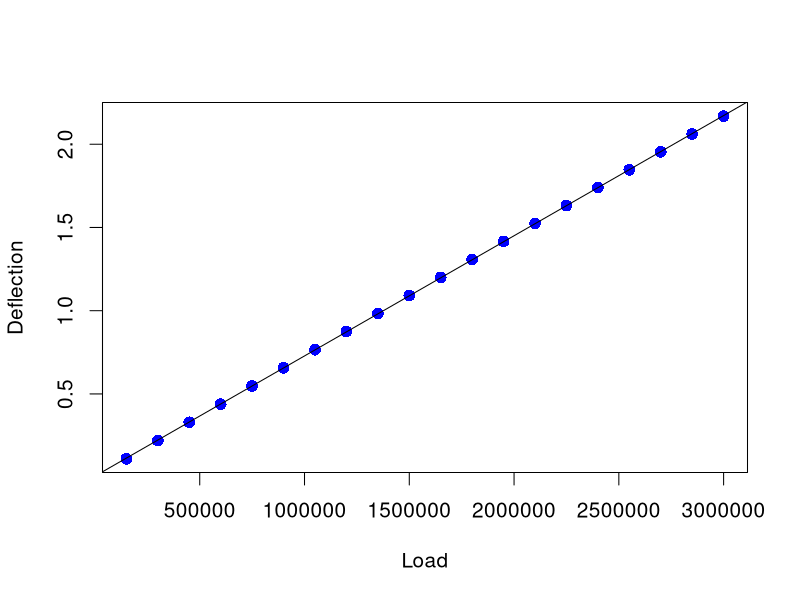
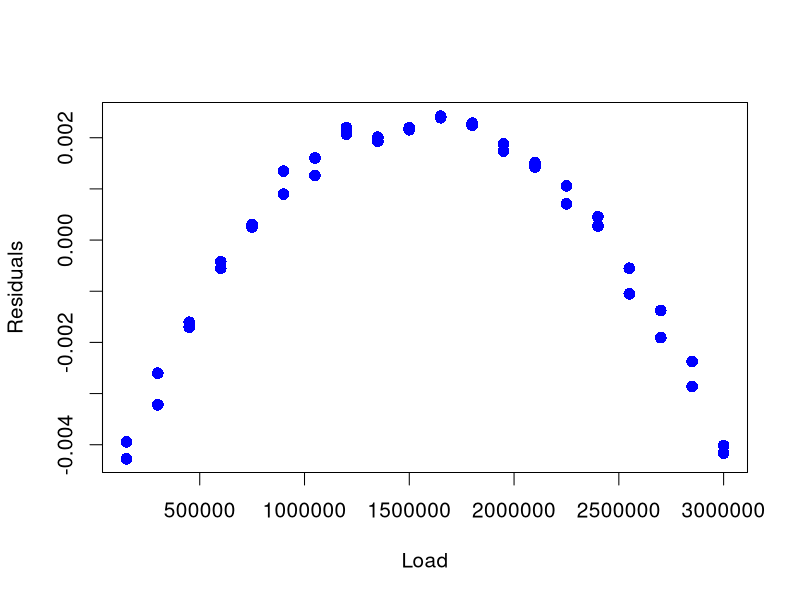
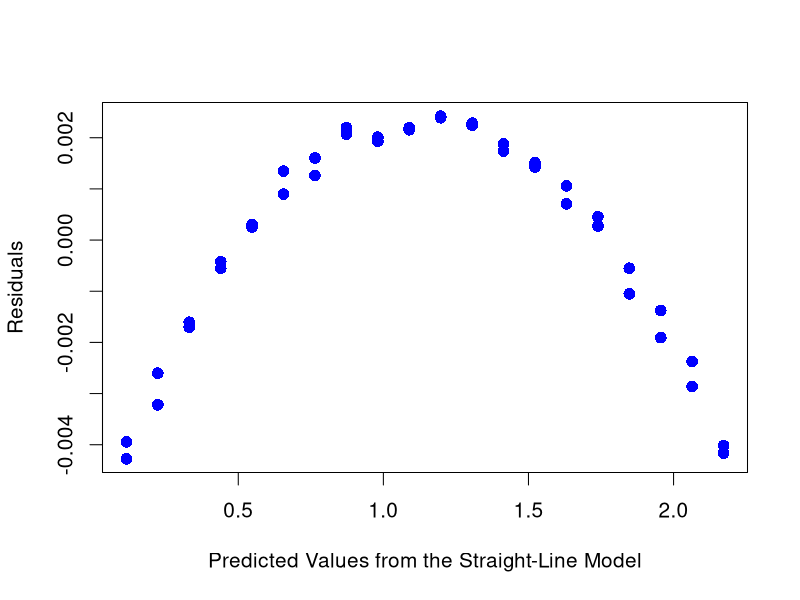
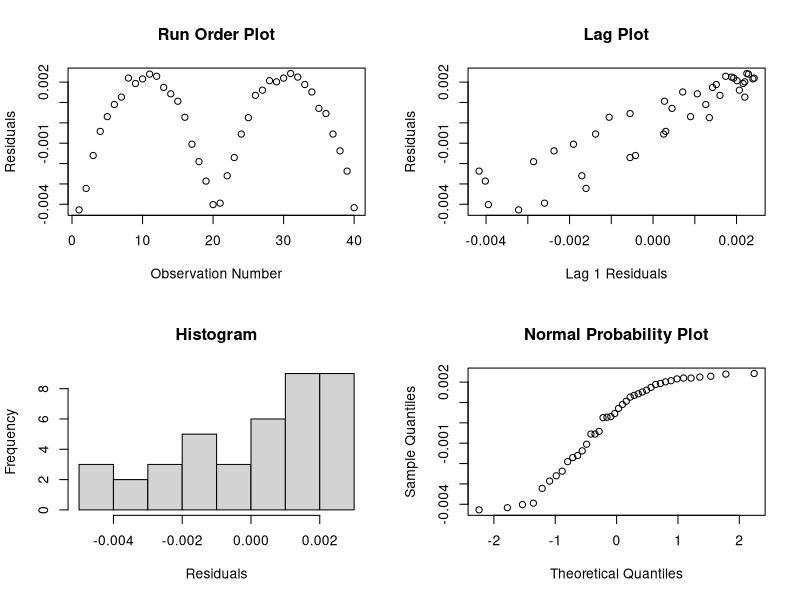
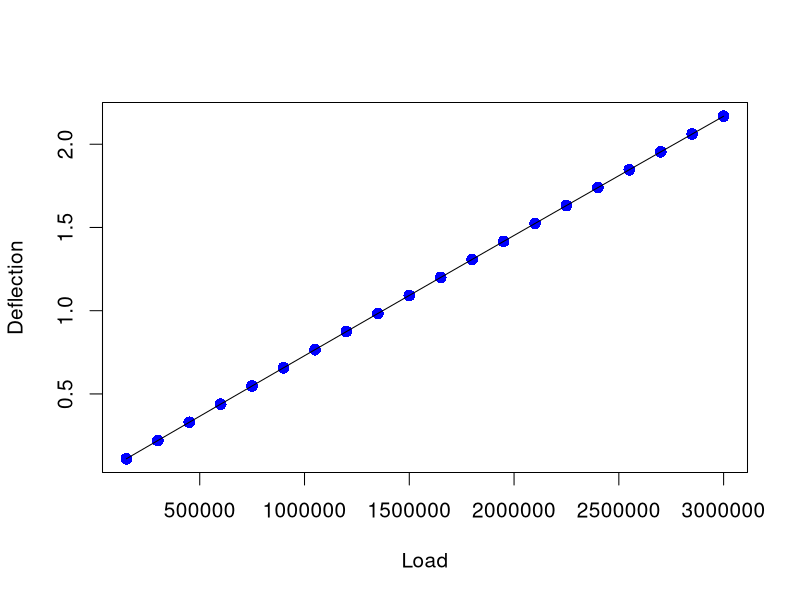
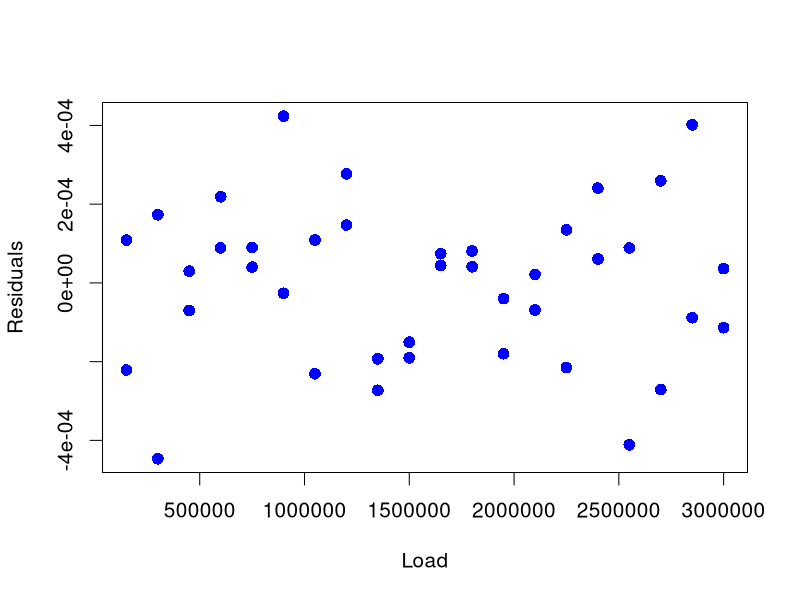
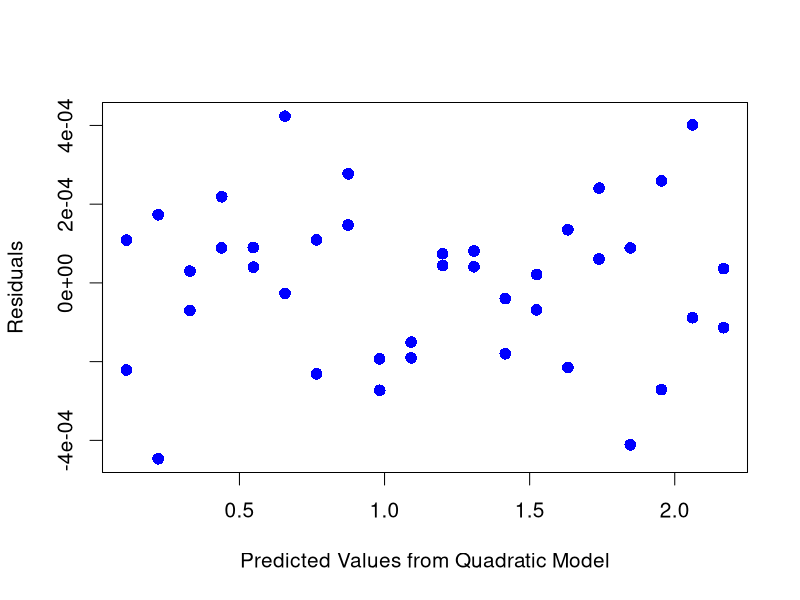
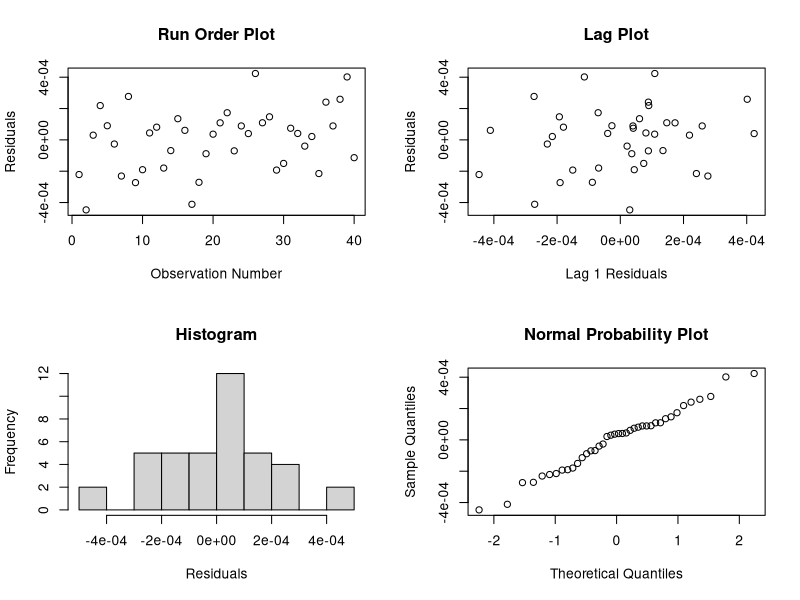

Write R code to recreate these figures, in order.
#!/usr/bin/env Rscript
DATAPATH <- Sys.getenv("DATAPATH")

#R commands and output:

## Load cell calibration case study

## Create vector with dependent variable, deflection
deflection = c(0.11019, 0.21956, 0.32949, 0.43899, 0.54803, 0.65694,
               0.76562, 0.87487, 0.98292, 1.09146, 1.20001, 1.30822,
               1.41599, 1.52399, 1.63194, 1.73947, 1.84646, 1.95392,
               2.06128, 2.16844, 0.11052, 0.22018, 0.32939, 0.43886,
               0.54798, 0.65739, 0.76596, 0.87474, 0.98300, 1.09150,
               1.20004, 1.30818, 1.41613, 1.52408, 1.63159, 1.73965,
               1.84696, 1.95445, 2.06177, 2.16829)

## Create vector with independent variable, load
load = c(150000, 300000, 450000, 600000, 750000, 900000, 1050000,
         1200000, 1350000, 1500000, 1650000, 1800000, 1950000,
         2100000, 2250000, 2400000, 2550000, 2700000, 2850000,
         3000000, 150000, 300000, 450000, 600000, 750000, 900000,
         1050000, 1200000, 1350000, 1500000, 1650000, 1800000,
         1950000, 2100000, 2250000, 2400000, 2550000, 2700000,
         2850000, 3000000)

## Determine the number of observations
len = length(load)

## Generate regression analysis results
out = lm(deflection~load)
summary(out)

#> Call:
#> lm(formula = deflection ~ load)
#>
#> Residuals:
#>        Min         1Q     Median         3Q        Max 
#> -0.0042751 -0.0016308  0.0005818  0.0018932  0.0024211 
#>
#> Coefficients:
#>              Estimate Std. Error  t value Pr(#>|t|)    
#> (Intercept) 6.150e-03  7.132e-04    8.623 1.77e-10 ***
#> load        7.221e-07  3.969e-10 1819.289  < 2e-16 ***
#> ---
#> Signif. codes:  0 '***' 0.001 '**' 0.01 '*' 0.05 '.' 0.1 ' ' 1 
#>
#> Residual standard error: 0.002171 on 38 degrees of freedom
#> Multiple R-Squared:     1,      Adjusted R-squared:     1 
#> F-statistic:  3.31e+06 on 1 and 38 DF,  p-value: < 2.2e-16 

## Plot data overlaid with estimated regression function
par(mfrow=c(1,1),cex=1.25)
plot(load,deflection,xlab="Load",ylab="Deflection",
     pch=16, cex=1.25, col="blue" )
abline(reg=out)

## Plot residuals versus the independent variable, load
par(mfrow=c(1,1),cex=1.25)
plot(load,out$residuals, xlab="Load", ylab="Residuals",
     pch=16, cex=1.25, col="blue")

## Plot residual versus predicted values
par(mfrow=c(1,1),cex=1.25)
plot(out$fitted.values,out$residuals, 
     xlab="Predicted Values from the Straight-Line Model", 
     ylab="Residuals", pch=16, cex=1.25, col="blue")

## 4-Plot of residuals
par(mfrow=c(2,2))
plot(out$residuals,ylab="Residuals",xlab="Observation Number",
     main="Run Order Plot")
plot(out$residuals[2:len],out$residuals[1:len-1],ylab="Residuals",
     xlab="Lag 1 Residuals",main="Lag Plot")
hist(out$residuals,ylab="Frequency",xlab="Residuals",main="Histogram")
qqnorm(out$residuals,main="Normal Probability Plot")
par(mfrow=c(1,1))

## Perform lack-of-fit test
lof = lm(deflection~factor(load))

## Print results.
anova(out,lof)

#> Analysis of Variance Table
#> 
#> Model 1: deflection ~ load
#> Model 2: deflection ~ factor(load)
#>   Res.Df        RSS Df  Sum of Sq      F    Pr(#>F)    
#> 1     38 1.7915e-04                                   
#> 2     20 9.2200e-07 18 1.7823e-04 214.75 < 2.2e-16 ***
#> ---
#> Signif. codes:  0 ?***? 0.001 ?**? 0.01 ?*? 0.05 ?.? 0.1 ? ? 1 

## Create variable with squared load
load2 = load*load

## Fit quadratic model
outq = lm(deflection~load + load2)
qq = summary(outq)
qq

#> Call:
#> lm(formula = deflection ~ load + load2)
#>
#> Residuals:
#>        Min         1Q     Median         3Q        Max 
#> -4.468e-04 -1.578e-04  3.817e-05  1.088e-04  4.235e-04 
#>
#> Coefficients:
#>               Estimate Std. Error t value Pr(#>|t|)    
#> (Intercept)  6.736e-04  1.079e-04    6.24 2.97e-07 ***
#> load         7.321e-07  1.578e-10 4638.65  < 2e-16 ***
#> load2       -3.161e-15  4.867e-17  -64.95  < 2e-16 ***
#> ---
#> Signif. codes:  0 '***' 0.001 '**' 0.01 '*' 0.05 '.' 0.1 ' ' 1 
#>
#> Residual standard error: 0.0002052 on 37 degrees of freedom
#> Multiple R-Squared:     1,      Adjusted R-squared:     1 
#> F-statistic:  1.853e+08 on 2 and 37 DF,  p-value: < 2.2e-16

## Sort data for plotting
upred = deflection - outq$resid
udfout = data.frame(upred,load)
udfout = udfout[order(load),]

## Plot data overlaid with estimated regression function
par(mfrow=c(1,1),cex=1.25)
plot(load,deflection,xlab="Load",ylab="Deflection",
     pch=16, cex=1.25, col="blue")
lines(udfout$load,udfout$upred)

## Plot residuals versus independent variable, load
par(mfrow=c(1,1),cex=1.25)
plot(load,outq$residuals,xlab="Load",ylab="Residuals",
     pch=16, cex=1.25, col="blue")

## Plot residuals versus predicted deflection
par(mfrow=c(1,1),cex=1.25)
plot(outq$fitted.values,outq$residuals,
     ylab="Residuals",xlab="Predicted Values from Quadratic Model",
     pch=16, cex=1.25, col="blue")

## 4-Plot of residuals
par(mfrow=c(2,2))
plot(outq$residuals,ylab="Residuals",xlab="Observation Number",
     main="Run Order Plot")
plot(outq$residuals[2:len],outq$residuals[1:len-1],ylab="Residuals",
     xlab="Lag 1 Residuals",main="Lag Plot")
hist(outq$residuals,ylab="Frequency",xlab="Residuals",main="Histogram")
qqnorm(outq$residuals,main="Normal Probability Plot")
par(mfrow=c(1,1))

## Perform lack-of-fit test
lof = lm(deflection~factor(load))

## Print results.
anova(outq,lof)

#> Analysis of Variance Table
#>
#> Model 1: deflection ~ load + load2
#> Model 2: deflection ~ factor(load)
#>   Res.Df        RSS Df  Sum of Sq      F Pr(#>F)
#> 1     37 1.5576e-06                            
#> 2     20 9.2215e-07 17 6.3547e-07 0.8107 0.6662

## Solve the regression function for Load
nd = 1.239722
tval = qt(.975,outq$df.residual)
f = function(load) {outq$coef%*%c(1,load,load^2)-nd}
nl = uniroot(f,c(min(load),max(load)))$root
nl

#> [1] 1705106

## Plot regression line and desired calibration point
par(mfrow=c(1,1),cex=1.25,srt=0)
plot(load,deflection,ylab="Deflection",xlab="Load",
     pch=16, cex=1.25, col="blue")
abline(h=nd)
text(750000,1.3,"Deflection = 1.239722")
abline(v=nl)
par(srt=-90)
text(1800000,.7,"Load = ???")

## Compute confidence interval for calibration value 
## Create function to calculate the upper lmit
lo = function(load){
rsdm = sqrt(1 + c(1,load,load^2)%*%qq$cov.unscaled%*%c(1,load,load^2))
f(load) + tval*qq$sigma*rsdm
}

## Create function to calculate the lower limit
up = function(load){
rsdm = sqrt(1 + c(1,load,load^2)%*%qq$cov.unscaled%*%c(1,load,load^2))
f(load) - tval*qq$sigma*rsdm
}

## Use the two functions to find the roots
local = uniroot(lo,lower=min(load),upper=max(load))
local$root

#> [1] 1704513

upcal = uniroot(up,lower=min(load),upper=max(load))
upcal$root

#> [1] 1705698


